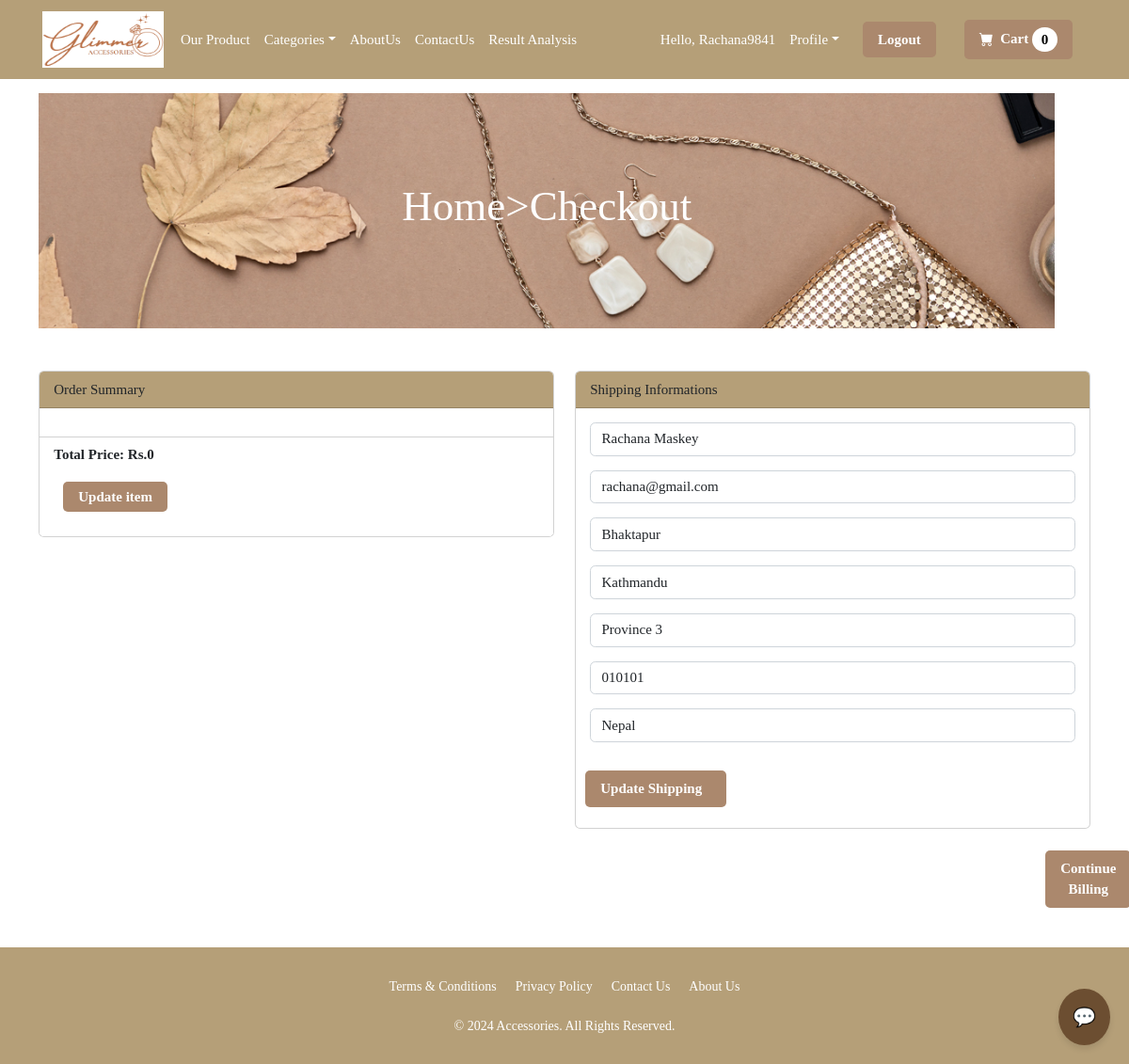
/payment/checkout (signed in), run on the app's committed database.
### payment/models.py (models this page shows, shortened)
class ShippingAddress(models.Model):
    user=models.ForeignKey(User,on_delete=models.CASCADE,null=True,blank=True)
    shipping_full_name=models.CharField(max_length=255)
    shipping_email=models.CharField(max_length=255)
    shipping_address1=models.CharField(max_length=255)
    shipping_city=models.CharField(max_length=255)
    shipping_province=models.CharField(max_length=255,null=True,blank=True)
    shipping_zipcode=models.CharField(max_length=255,null=True,blank=True)
    shipping_country=models.CharField(max_length=255)
    class Meta:
        verbose_name_plural="Shipping Address"
    def create_shipping(sender,instance,created, **kwargs):
        if created:
          user_shipping=ShippingAddress(user=instance)
          user_shipping.save()
    post_save.connect(create_shipping,sender=User)

### payment/views.py (the view, shortened to what this page needs)
# urls.py: path('checkout',views.checkout,name='checkout'),
def checkout(request):
    cart=Cart(request)
    cart_products=cart.get_prods
    quantities=cart.get_quants
    totals= cart.cart_total()
    sum=cart.total()
    pid = f"{request.user.id}_{int(time.time())}" if request.user.is_authenticated else f"GUEST_{int(time.time())}"
    if request.user.is_authenticated:
        try:
            shipping_user = ShippingAddress.objects.get(user__id=request.user.id)
            shipping_form = ShippingForm(request.POST or None, instance=shipping_user)
        except ObjectDoesNotExist:
            shipping_form = ShippingForm(request.POST or None)
        return render(request, "payment/checkout.html", {
            "cart_products": cart_products,
            "quantities": quantities,
            "totals": totals,
            "sum": sum,
            "shipping_form": shipping_form,
        })

### cart/cart.py (called while the page is built, shortened)
    def __len__(self):
        return len(self.cart)

    def get_prods(self):
        product_ids=self.cart.keys()
        products=Product.objects.filter(id__in=product_ids)
        return products

    def cart_total(self):
        product_ids=self.cart.keys()
        products=Product.objects.filter(id__in=product_ids)
        quantities=self.cart
        total=0
        return total

    def total(self):
        product_ids = self.cart.keys()
        quantities = self.cart
        products = Product.objects.filter(id__in=product_ids)
        sum = []
        return sum

### cart/context_processors.py (called while the page is built)
def cart(request):
    return{'cart':Cart(request)}

### payment/templates/payment/checkout.html (shortened to what this page needs)
{%extends 'main.html' %}
{%load static%}
{%block content%}
<html>
</html>
<header class="py-5">
    <div class="container" >
            <div id="slider" style="height: 250px;">
                <figure>
                    <img src="{% static 'images/4.jpg' %}" alt="Image 1">
                </figure>
                <div class="overlay">
                    <h1>Home>Checkout</h1>
                </div>
    </div>
</header>
<div class="container" style="margin-bottom: 20px;">
    <div class="row">
        <div class="col-md-6">
            <div class="card">
                <div class="card-header" style="background-color:#B59F78;">
                  Order Summary
                </div>
                <div class="card-body">
                </div>
                <div class="card-footer" style="background-color: white;">
                    <strong>Total Price: Rs.{{totals}}</strong>
                    <br>
                    <br>
                    <a href="{%url 'cart_summary' %}" class="custom-login-button">Update item</a>
                    <br><br>
                </div>
            </div>
            <br>
        </div>
        <div class="col-md-6">
            <div class="card">
                <div class="card-header" style="background-color:#B59F78;">
                    Shipping Informations
                </div>
                <div class="card-body">
                    <form method="POST" action="{%url 'billing_info'%}">
                        {{shipping_form.as_p}}
                </div>
                <a href="{%url 'update_info'%}" class="custom-login-button" style="width: 150px;">Update Shipping</a>
                <br>
            </div>
            <br>
            <button class="custom-login-button" style="margin-left: 500px;">Continue Billing</button>
             <br>
             <br>
        </div>
    </div>
</div>
{%endblock content%}

### ecommerce/templates/navbar.html (shortened to what this page needs)
{%load static%}
<nav class="navbar navbar-expand-lg navbar-light bg-light" >
    <div class="container-fluid px-4 px-lg-5">
        <a class="navbar-brand me-auto" href="{%url 'home'%}">
            <img id="logo" src="{% static 'images/logo1.png'%}" alt="picture" >
        </a>
        <div class="collapse navbar-collapse" id="navbarSupportedContent">
            <ul class="navbar-nav me-auto mb-2 mb-lg-0 ms-lg-4">
                <li class="nav-item">
                    <a class="nav-link active" aria-current="page" style="color: white;" href="{%url 'allproduct'%}">Our Product</a>
                </li>
                <li class="nav-item dropdown">
                    <a class="nav-link dropdown-toggle active" id="navbarDropdown" href="#" role="button" data-bs-toggle="dropdown" aria-expanded="false" style="color: white;">Categories</a>
                </li>
                <li class="nav-item">
                    <a class="nav-link active" aria-current="page" style="color: white;" href="{%url 'about'%}">AboutUs</a>
                </li>
                <li class="nav-item">
                    <a class="nav-link active" style="color: white;" href="{%url 'contact'%}">ContactUs</a>
                </li>
                <li class="nav-item">
                    <a class="nav-link active" style="color: white;" href="{%url 'result_analysis'%}">Result Analysis</a>
                </li>
            </ul>
            <div class="d-flex align-items-center">
                {% if user.is_authenticated %}
                    <span class="text-white me-3">Hello, {{ user.username }}</span>
                    <div class="dropdown me-3">
                        <a class="nav-link dropdown-toggle text-white" href="#" id="profileDropdown" role="button" data-bs-toggle="dropdown" aria-expanded="false">Profile</a>
                    </div>
                    <a href="{% url 'logout' %}" class="custom-login-button me-3">Logout</a>
                {% else %}
                    <a href="{% url 'login' %}" class="custom-login-button me-3">Login/Register</a>
                {% endif %}
                    <a href="{% url 'cart_summary' %}" class="custom-login-button position-relative">
                        <i class="bi-cart-fill me-1"></i>
                        Cart
                        <span class=" badge rounded-pill" style="background-color: white; color: black;" id="cart_quantity">
                            {{ cart|length }}
                        </span>
                    </a>
            </div>
        </div>
    </div>
</nav>

### ecommerce/templates/main.html (style rules this page uses)
* { margin: 0; padding: 0; box-sizing: border-box; }

### payment/templates/payment/checkout.html (style rules this page uses)
* { margin: 0; padding: 0; box-sizing: border-box; }
html, body { width: 100%; height: 100%; overflow-x: hidden; }
#slider { position: relative; width: 90vw; height: 70vh; overflow: hidden; }
#slider figure { display: flex; position: absolute; width: 800%; margin: 0; left: 0; top: 0; animation: sliderAnimation 15s infinite; }
#slider figure img { width: 90vw; height: 70vh; object-fit: cover; }
.overlay { position: absolute; top: 0; left: 0; width: 100%; height: 100%; background: rgba(0, 0, 0, 0); display: flex; flex-direction: column; justify-content: center; align-items: center; color: white; text-align: center; }
.overlay h1 { font-size: 3rem; margin-bottom: 10px; color: white; }

### data on the page
ShippingAddress: shipping_full_name "Rachana Maskey", shipping_email "rachana@gmail.com", shipping_address1 "Bhaktapur", shipping_city "Kathmandu", shipping_province "Province 3", shipping_zipcode "010101", shipping_country "Nepal"

### other printed values
{{ user.username }} "Rachana9841"
{{ cart|length }} "0"
{{ totals }} "0"
